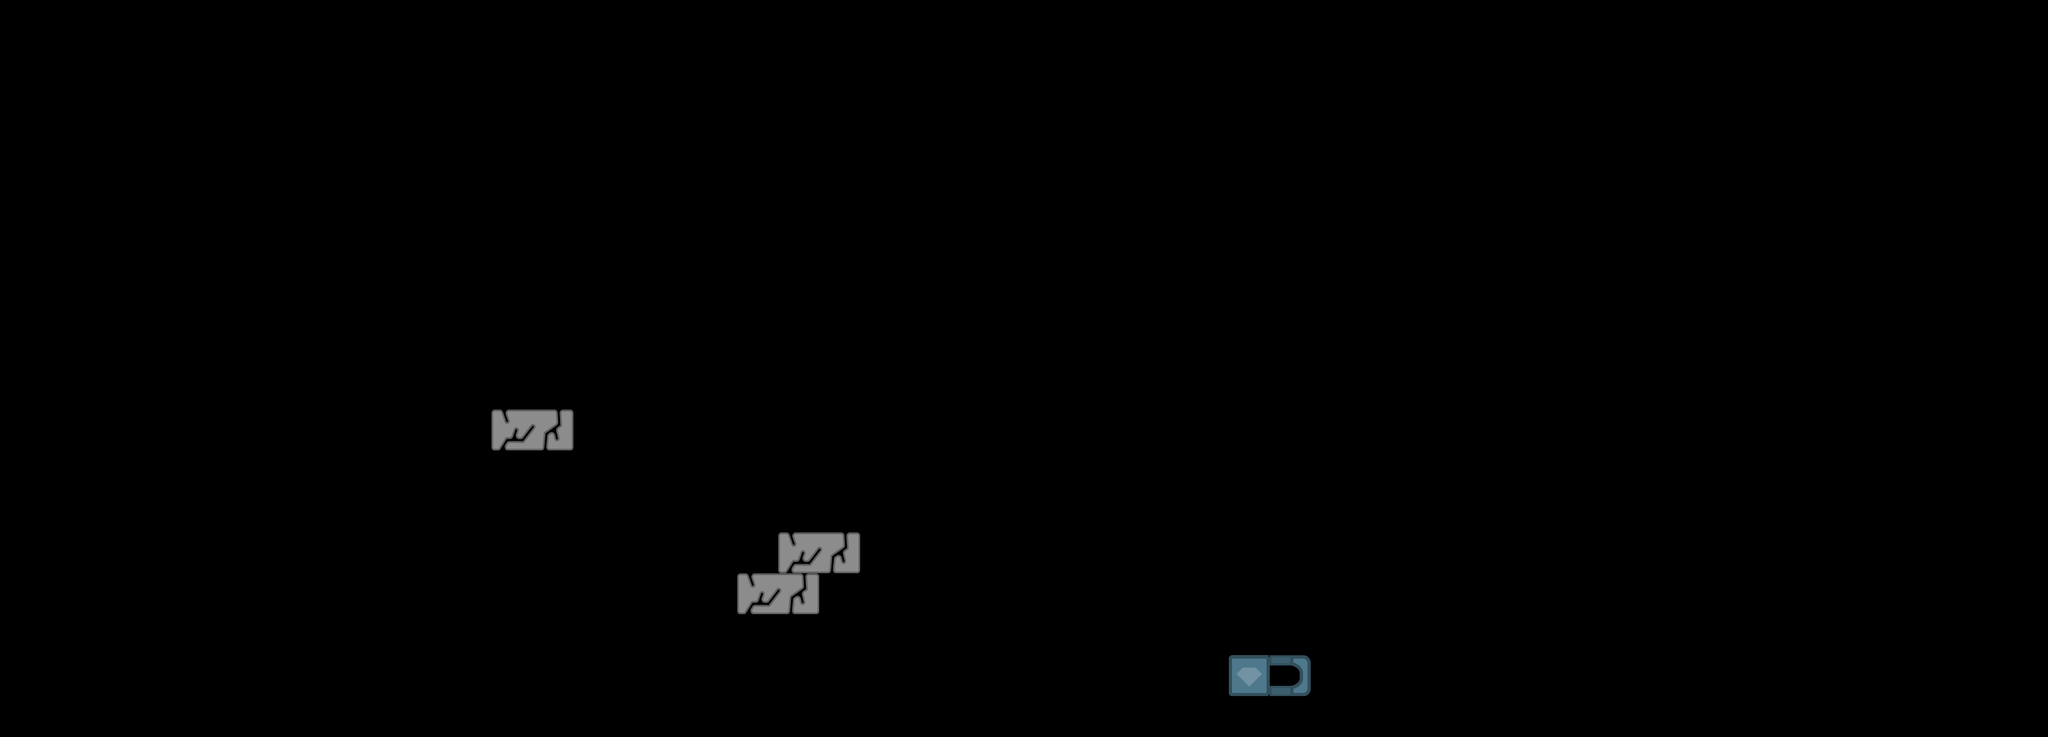

Below is a game level as drawn by its tile map, then a one-line description and the .tmx that defines it (tile-layer data replaced by summaries):
An orthogonal 50x18 tile map with 64x64 px tiles, 1 tile layer (Special), 8 hidden layers not drawn.

<map version="1.4" tiledversion="1.4.2" orientation="orthogonal" renderorder="right-down" width="50" height="18" tilewidth="64" tileheight="64" infinite="0" nextlayerid="19" nextobjectid="1">
 <tileset firstgid="1" source="../../tiles00.tsx" />
 <layer id="7" name="bd" width="50" height="18" visible="0">
  <data>[900 cells, 0 non-empty, 0 distinct tile ids]</data>
 </layer>
 <layer id="9" name="wind" width="50" height="18" visible="0">
  <data>[900 cells, 0 non-empty, 0 distinct tile ids]</data>
 </layer>
 <layer id="15" name="bg" width="50" height="18" visible="0">
  <data>[900 cells, 384 non-empty, 11 distinct tile ids]</data>
 </layer>
 <layer id="1" name="Platforms" width="50" height="18" visible="0">
  <data>[900 cells, 390 non-empty, 12 distinct tile ids]</data>
 </layer>
 <layer id="18" name="water" width="50" height="18" visible="0">
  <data>[900 cells, 20 non-empty, 1 distinct tile ids]</data>
 </layer>
 <layer id="17" name="platformsBlocks" width="50" height="18" visible="0">
  <data>[900 cells, 387 non-empty, 1 distinct tile ids]</data>
 </layer>
 <layer id="5" name="collectibles" width="50" height="18" visible="0">
  <data>[900 cells, 6 non-empty, 3 distinct tile ids]</data>
 </layer>
 <layer id="12" name="mapBlue" width="50" height="18" visible="0">
  <data>[900 cells, 5 non-empty, 1 distinct tile ids]</data>
 </layer>
 <layer id="6" name="Special" width="50" height="18">
  <data>[900 cells, 8 non-empty, 4 distinct tile ids]</data>
 </layer>
</map>
